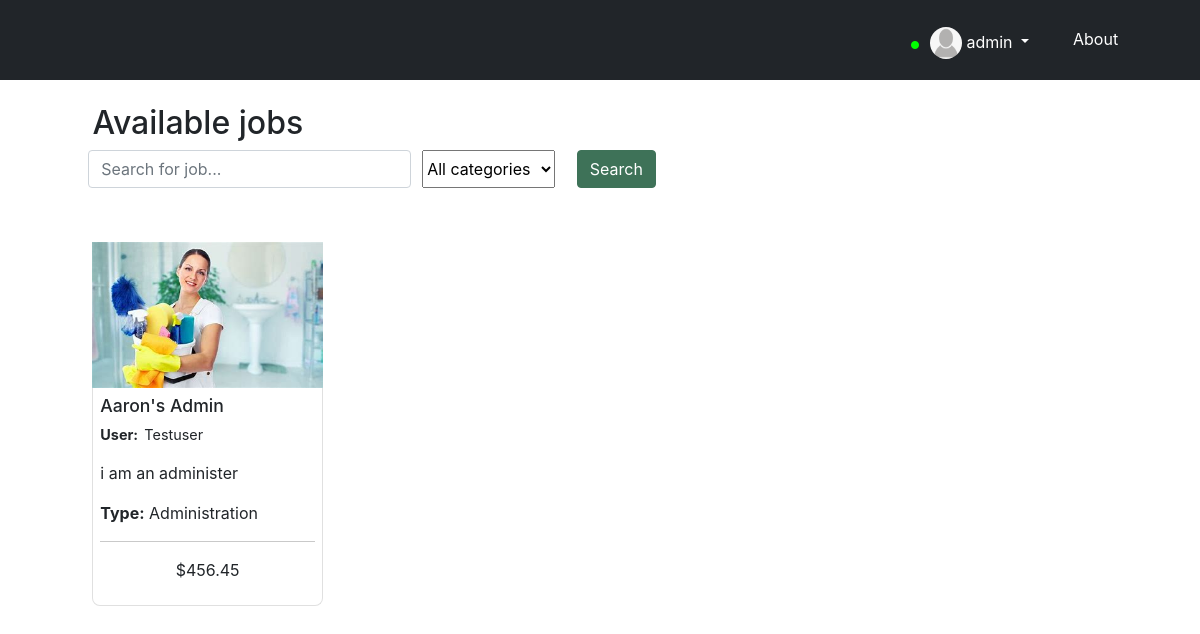
The app's page /search/ (signed in) with its own data.
### members/models.py (models this page shows, shortened)
class Profile(models.Model):
    user = models.OneToOneField(User, null = True, on_delete=models.CASCADE)
    bio = models.CharField(blank=True, max_length=120)
    profile_picture = models.ImageField(default = "profile_photos/default.png", upload_to='profile_photos', blank=True, null=True)

### searchResults/models.py (models this page shows, shortened)
class Job(models.Model):
    title = models.CharField(max_length=50)
    description = models.TextField()
    price = models.DecimalField(max_digits=10, decimal_places=2)
    category = models.ForeignKey(JobCategory, on_delete=models.SET_NULL, null=True, blank=True)
    thumbnail = models.ImageField(upload_to='thumbnails/', blank=True, null=True)
    user = models.ForeignKey(User, default='', on_delete=models.CASCADE)

class JobCategory(models.Model):
    name = models.CharField(max_length=20)
    def __str__(self):
        return self.name

### searchResults/views.py (the view)
# urls.py: path('search/', search_results.search_jobs, name = 'search_jobs'), #ne1freelance.com/search - Search page displaying jobs
def search_jobs(request):
    search_term = request.GET.get('search')
    if search_term is None:
        search_term = ''
        print("File:\n" + __file__ + "\n(LOG): User didn't search for anything")
    else:
        print("File:\n" + __file__ + "\n(LOG): User searched for", search_term, "")
    category_name = request.GET.get('category')
    if category_name == '':
        category_name = ""
        print("File:\n" + __file__ + "\n(LOG): Category not chosen ")
    category = None
    if category_name:
        category = JobCategory.objects.filter(name__iexact=category_name).first()
    jobs = Job.objects.filter(Q(title__icontains=search_term) | Q(description__icontains=search_term)) #| Q(user__icontains=search_term))
    if category:
        jobs = jobs.filter(category=category)
    did_you_mean = None
    corrected_term = None
    if not jobs:
        title_matches = process.extract(search_term, [job.title for job in Job.objects.all()], limit=1, scorer=fuzzywuzzy.fuzz.token_sort_ratio)
        if title_matches:
            did_you_mean = "Did you mean?"
            corrected_term = title_matches[0][0]
    else:
        corrected_term = search_term
    categories = JobCategory.objects.all()
    print('\nPath:', request.content_type, "\n")
    context = {
        'jobs': jobs,
        'search_term': search_term,
        'did_you_mean': did_you_mean,
        'corrected_term': corrected_term,
        'categories': categories,
        'category_name': category_name,
    }
    print("\nFile:\n" + __file__ + "\n(LOG): Category:", category_name, "\n")
    return render(request, 'searchResults/search_results.html', context)

### templates/searchResults/search_results.html (shortened to what this page needs)
<html lang="en">
    <head>
        {% load static %}
        <link rel="stylesheet" href="https://maxcdn.bootstrapcdn.com/bootstrap/4.5.0/css/bootstrap.min.css">
        <link rel="stylesheet" href="{% static 'css/searchResults/search_results.css' %}">
        <link rel="stylesheet" href="{% static 'css/navbar.css' %}">
</head>
<body>
{% include 'navbar.html' %}
            <main>
                    <div class="top">
                    {% if  not search_term %}
                        <h2>Available jobs</h2>
                    {% endif %}
                        <form class="search-form row g-3" method="GET" action="{% url 'search_jobs' %}?query={{ search_term }}">
                            <input class="search-input-field form-control" type="text" placeholder="Search for job..." name="search" required>
                            <select class="form-select select-input-field" name="category">
                                <option value="">All categories</option>
                            </select>
                            <button class="btn btn-primary search-btn" type="submit">Search</button>
                        </form>
                    </div>
                        {% if jobs %}
                            <div class="job-list">
                                {% for job in jobs %}
                                    <div class="job-card">
                                        <div class="thumbnail-container">
                                            <img src="/media/{{ job.thumbnail }}" alt="">
                                        </div>
                                        <div class="details">
                                                <h3 class="title">{{ job.title }}</h3>
                                                <p class="username"><b style="margin-right: 1%;">User:</b> {{ job.user.username }}</p>
                                                <p class="description">{{ job.description }}</p>
                                                <p class="category"><b>Type:</b> {{ job.category }}</p>
                                                <hr style="background-color: rgb(224, 224, 224);">
                                                <p class="price">${{ job.price }}</p>
                                        </div>
                                    </div>
                                {% endfor %}
                            </div>
                        {% endif %}
            </main>
</body>
</html>

### templates/navbar.html (shortened to what this page needs)
{% if request.user.is_authenticated %}
 <nav class="logged_in-navbar"
 >
    <ul class="nav nav-tabs"
        {% if request.path == '/contact/' %}
          style=" margin-left: 70%;"
            {% elif request.path == '/about/' %}
              style=" margin-left: 78%;"
              {% elif request.path == '/search/' %}
                style=" margin-left: 75%; padding-top: .5%;"
                {% elif request.path == '/createjob/' %}
                  style=" margin-left: 70%;"
                  {% elif request.path == '/members/profile/' %}
                    style=" margin-left: 75%;"
        {% endif %}
        >
        <li class="nav-item dropdown">
              <a class="nav-link dropdown-toggle" data-bs-toggle="dropdown" href="#" role="button" aria-expanded="false" style="padding-bottom: 5%;" >
                <i class="fa-solid fa-circle {% if request.user.is_active %}active-status{% endif %}"></i>
                {% if not request.path == '/members/profile/' %}
                <img class="nav-profile_picture" src="{{ user.profile.profile_picture.url }}" alt="Profile Picture" >
                {% elif request.path == '/members/profile/'%}
                <img class="nav-profile_picture" src="{{ request.user.profile.profile_picture.url }}" alt="Profile Picture" style="width: 10%; height: 15%;"
                >
                {% endif %}
                {{ request.user.username}}
              </a>
        </li>
          {% if not request.path == '/about/' %}
            <li class="nav-item"><a class="nav-link" href="{% url 'about_us' %}">About</a></li>
          {% endif %}
              {% if not request.path == '/contact/' %}
                <li class="nav-item"><a class="nav-link" href="{% url 'contact' %}">Contact</a></li>
              {% endif %}
      </ul>
 </nav>
{% endif %}

### static/css/searchResults/search_results.css (style rules this page uses)
* { margin: 0; padding: 0; }
nav { padding: 1%; margin-bottom: 2%; }
nav a { color: white; }
main { margin: 0 auto; width: 90%; }
main .top { padding-left: 3%; }
main .top .search-form .search-input-field { width: 30%; margin-left: 1%; }
main .top .search-form .search-btn { background-color: #3e7258; border-color: #3e7258; margin-left: 2%; }
main .top .search-form .select-input-field { margin-left: 1%; }
main .job-list { display: flex; flex-wrap: wrap; flex-direction: row; gap: 3%; width: 100%; margin: 5% auto; padding-left: 3%; }
main .job-list .job-card { display: flex; flex-direction: column; width: 22%; margin-bottom: 3%; overflow: hidden; align-items: center; justify-content: center; }
main .job-list .job-card .thumbnail-container { height: 50%; width: 100%; }
main .job-list .job-card .thumbnail-container img { height: 100%; width: 100%; -o-object-fit: contain; object-fit: contain; }
main .job-list .job-card .details { width: 100%; padding: 3%; border: 0.5px solid rgb(224, 224, 224); border-top: none; border-bottom-left-radius: 0.5rem; border-bottom-right-radius: 0.5rem; }
main .job-list .job-card .details .title { font-size: 1.1rem; }
main .job-list .job-card .details .username { font-size: 0.9rem; }
main .job-list .job-card .details .price { text-align: center; }

### static/css/navbar.css (style rules this page uses)
* { margin: 0; padding: 0; }
.logged_in-navbar { display: flex; flex-direction: row; height: 10%; }
.logged_in-navbar .active-status { color: rgb(0, 255, 0); font-size: 0.5em; margin-right: 5%; }
.logged_in-navbar .nav-profile_picture { width: 25%; height: 60%; border-radius: 50rem; }
.logged_in-navbar .dropdown-toggle { width: 100%; }
.logged_in-navbar, .logged_out-navbar { background-color: rgb(33, 37, 41); padding: 1%; padding-bottom: 0; font-size: 1rem; }
.logged_in-navbar a, .logged_out-navbar a { color: white; }
nav * { border-bottom: none !important; }

### records on screen
Job: thumbnail (picture), title "Aaron's Admin", user.username "Testuser", description "i am an administer", category "Administration", price "456.45"

### other values on screen
{{ request.user.username }} "admin"
